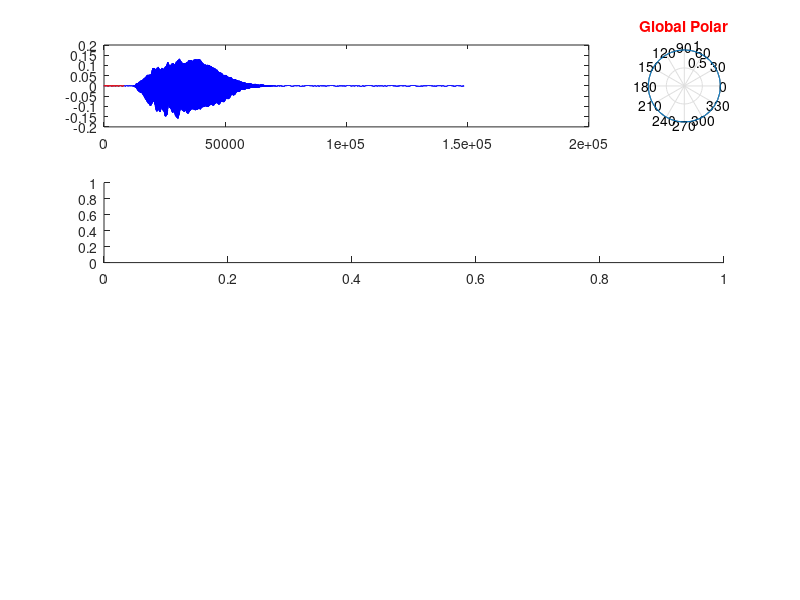

Recreate this plot in MATLAB. (Note: this script raises an error after producing the figure.)
clear all;
close all;

% Visualierung der Daten

% ##### TODO #### %
% Benennung der Diagramme aus fileList implementieren
% GUI entwickeln - vor und zurueck steppen derzeit nur via prompt in Command
% Window moeglich



% Laden der Daten aus dem skript "masterfile....mat"
load('saved_files/audio_ref.mat')
load('saved_files/polar_band.mat')
load('saved_files/polar_global.mat')
load('saved_files/segments.mat')
load('saved_files/fileList.mat')


channelcnt = length(fileList);                  % Kanalanzahl automatisch ermittlen
t = 0:2*pi/(channelcnt):(2*pi);                 %wird fuer die Polarbefehle benoetigt
rumfummel_begrenzung = ones(1,channelcnt+1);     %zweiter Polar-Kreis, der die Skalierung fuer unsere richtungs- und frequenzabhaengigen RMS-Werte vorschreibt

    %%% Plotten %%%
    
    
    j = 1
    start = 1
    
    while j == j
    audioin = audio_1(save_segments(j):save_segments(j+1));
    subplot(4,5,[1 4]);                                         %Platzierung der folgenden Zeile an oberster Stelle, mit einer Breite von 1-4 (von maximal 5)
    plot(audio_1,'b');                                          %Plottet die letzte der ausgewaehlten Wave-Dateien
    hold on;
    redplot = zeros(size(audio_1));                             %Erstellt den Vektor fuer die rote Markierung des aktuellene Segments. Der Vektor muss genau so gross sein wie die erste Wave-Datei
    redplot(save_segments(j):save_segments(j+1)) = audioin;      %Schriebt in den Vektor fuer die rote Markierung die Werte des aktuellen Segments. 
    plot(redplot,'r');                                          %Plottet das aktuelle Segment rot

    
%     title(fileList(1,1), 'color','r','Interpreter','none');
%     subplot(4,1,2);                                             %Platziert die folgende Zeile an zweiter Stelle
%     plot(audioin);                                              %Plottet das aktuelle Segment
%     title(['Segment #',num2str(j)],'color','r','Interpreter','none');

    %Polardiagramm des gesamten Spektrums
    subplot(4,5,5);                     %Bei einer 4x5 Tabelle wird die folgende Grafik auf Zelle #5 geplottet
    polar(t,save_polar_global(1,:));           %macht visualisierung
    hold on;                            %Haelt den oberen Kreis fest, damit die Skalierung gleich bleibt
    title(['Global Polar'],'color','r');
    
    %Spektrogramm (von Hobohms Skript%
    subplot(4,1,2); % data of channel 31 is used
    if j == 1
        [Y,F,T,P] = spectrogram(audio_1,1024,576);%draw filtered spectrogram: noch fehlerhaft
    end
    surf(T,F,10*log10(abs(P)),'EdgeColor','none');
    axis xy; axis tight; view(0,90); %Drehung der Zeitachse um 90%
    colorbar('location','eastoutside');
    rumfummel_begrenzung(1,:) = 1.2*max(max(fft_rms_multichannel,[],2));    %findet das Maximum aus jeder Zeile des RMS Arrays und findet davon das Maximum 8-) -> wir legen den aeusseren Rumfummelkreis fest
    %%% Polardiagram-Schleife %%%
    for k = 1:size(fft_rms_multichannel) 
        subplot(4,5,(10+k)); %Polardiagramme aller Frequenzbaender 
        polar(t,rumfummel_begrenzung(1,:),'-r'); %-dB Dieser Kreis gibt die Skalierung vor. Das ist ein ziemliches Rumgefummel. Unter mit 0.4 und 0.3 funktioniert der Trick nicht. Wir muessen eine bessere Loesung finden. 
        polar(t,fft_rms_multichannel(k,:));  %-dB macht visualisierung
        % title([num2str(freq_band(k)),' Hz'],'color','r'); %benennt die einzelnen Polardiagramme nach ihren entsprechenden Mittenfrequenzen 'freq_band'
    end
    k = 1;
    factor = input('wie viele schritte vor (+1) oder zurueck (-1) ? - keine Eingabe (Enter) = Ende')
    
   j = j + factor
    end